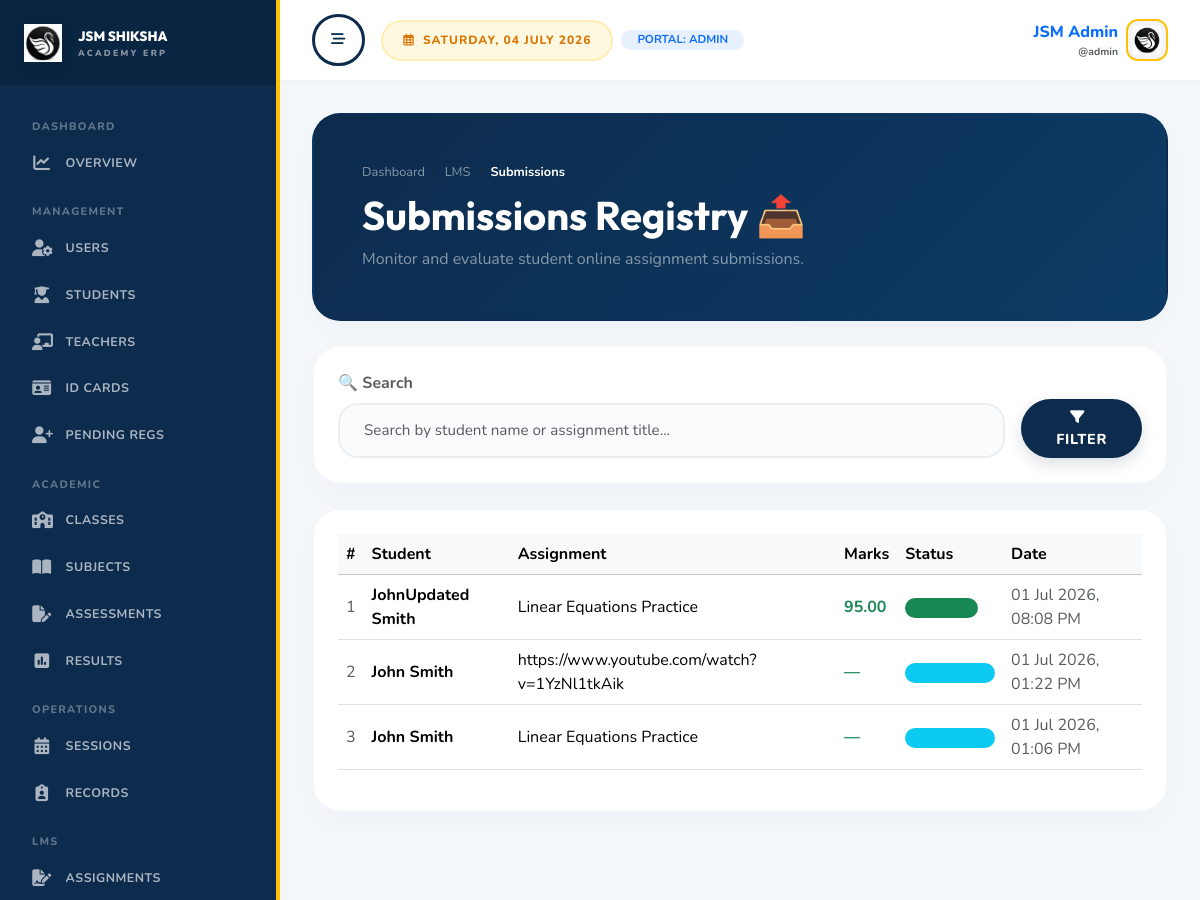
Before: /dashboard/admin/submissions/ (signed in, upper part) with the older database file.
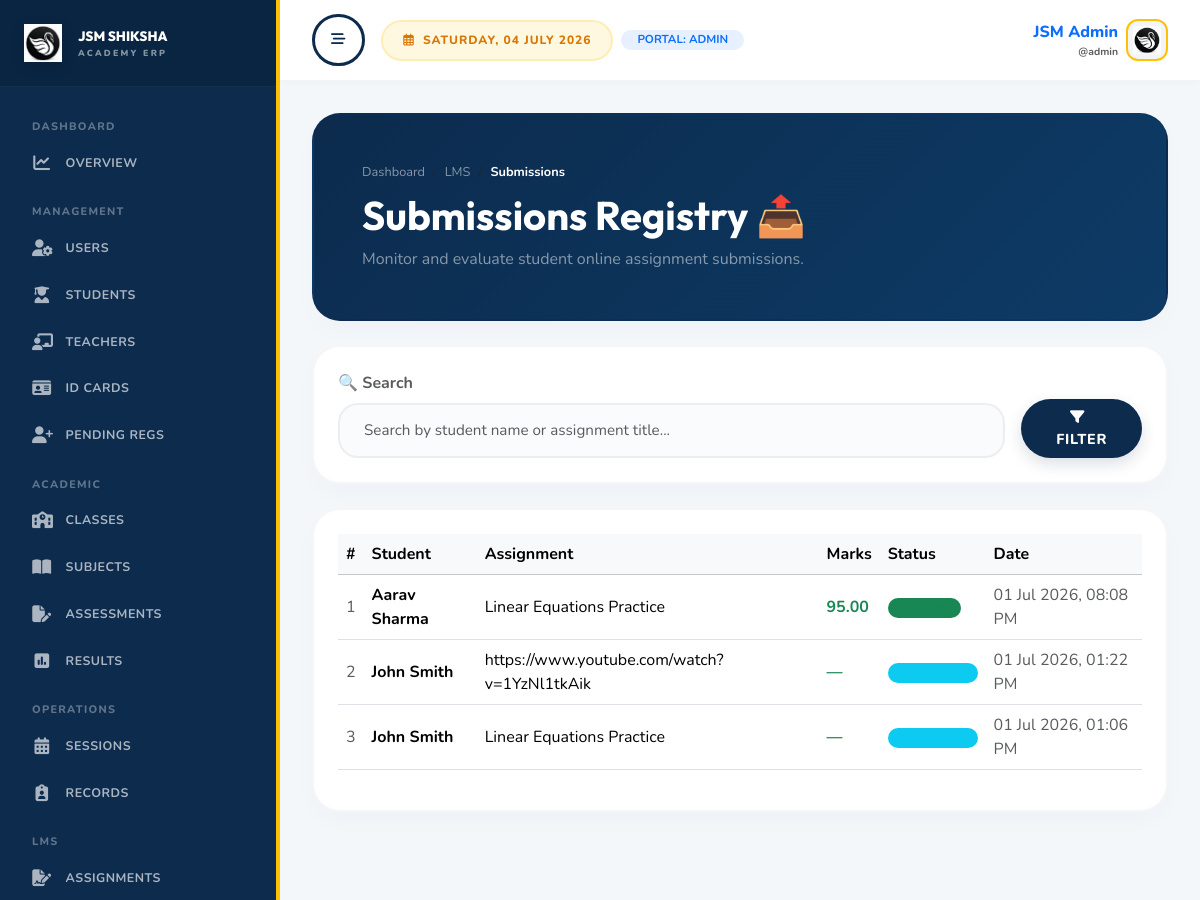
After: the same page with the newer database file.
### learning/models.py (models this page shows, shortened)
class AssignmentSubmission(models.Model):
    class Status(models.TextChoices):
        SUBMITTED = "submitted", "Submitted"
        GRADED = "graded", "Graded"
        RETURNED = "returned", "Returned"
    assignment = models.ForeignKey(Assignment, on_delete=models.CASCADE, related_name="submissions")
    student = models.ForeignKey("users.StudentProfile", on_delete=models.CASCADE, related_name="submissions")
    text_answer = models.TextField(blank=True)
    file = models.FileField(upload_to="assignment-submissions/", blank=True, null=True)
    submitted_at = models.DateTimeField(auto_now_add=True)
    grade = models.DecimalField(max_digits=6, decimal_places=2, blank=True, null=True)
    feedback = models.TextField(blank=True)
    status = models.CharField(max_length=20, choices=Status.choices, default=Status.SUBMITTED)
    updated_at = models.DateTimeField(auto_now=True)
    class Meta:
        constraints = [
            models.UniqueConstraint(
                fields=["assignment", "student"],
                name="unique_submission_per_assignment_student",
            )
        ]
        ordering = ["-submitted_at"]

class LearningResource(models.Model):
    classroom = models.ForeignKey("academics.ClassRoom", on_delete=models.CASCADE, related_name="%(class)s_resources")
    subject = models.ForeignKey("academics.Subject", on_delete=models.CASCADE, related_name="%(class)s_resources")
    teacher = models.ForeignKey(
        "users.TeacherProfile",
        on_delete=models.SET_NULL,
        related_name="%(class)s_resources",
        blank=True,
        null=True,
    )
    title = models.CharField(max_length=180)
    description = models.TextField(blank=True)
    is_published = models.BooleanField(default=True)
    published_at = models.DateTimeField(blank=True, null=True)
    created_at = models.DateTimeField(auto_now_add=True)
    updated_at = models.DateTimeField(auto_now=True)
    class Meta:
        abstract = True
        ordering = ["-created_at"]

class Assignment(LearningResource):
    class Status(models.TextChoices):
        DRAFT = "draft", "Draft"
        PUBLISHED = "published", "Published"
        CLOSED = "closed", "Closed"
    due_at = models.DateTimeField()
    attachment = models.FileField(upload_to="assignments/", blank=True, null=True)
    points = models.PositiveIntegerField(default=100)
    status = models.CharField(max_length=20, choices=Status.choices, default=Status.PUBLISHED)

### users/models.py (models this page shows, shortened)
class StudentProfile(models.Model):
    class Status(models.TextChoices):
        ACTIVE = "active", "Active"
        GRADUATED = "graduated", "Graduated"
        TRANSFERRED = "transferred", "Transferred"
        INACTIVE = "inactive", "Inactive"
    user = models.OneToOneField(User, on_delete=models.CASCADE, related_name="student_profile")
    admission_number = models.CharField(max_length=40, unique=True)
    roll_number = models.CharField(max_length=30, blank=True)
    classroom = models.ForeignKey(
        "academics.ClassRoom",
        on_delete=models.SET_NULL,
        related_name="students",
        blank=True,
        null=True,
    )
    date_of_birth = models.DateField(blank=True, null=True)
    guardian_name = models.CharField(max_length=120, blank=True)
    guardian_phone = models.CharField(max_length=20, blank=True)
    father_name = models.CharField(max_length=120, blank=True)
    mother_name = models.CharField(max_length=120, blank=True)
    emergency_contact = models.CharField(max_length=20, blank=True)
    house = models.CharField(max_length=80, blank=True)
    bus_route = models.CharField(max_length=80, blank=True)
    aadhaar_number = models.CharField(max_length=20, blank=True)
    blood_group = models.CharField(max_length=10, blank=True, null=True, default="")
    previous_school = models.CharField(max_length=150, blank=True, null=True, default="")
    admission_class = models.CharField(max_length=50, blank=True, null=True, default="")
    guardian_occupation = models.CharField(max_length=120, blank=True, null=True, default="")
    birth_certificate = models.FileField(upload_to="birth_certs/", blank=True, null=True)
    student_signature = models.ImageField(upload_to="student_signatures/", blank=True, null=True)
    religion = models.CharField(max_length=50, blank=True, null=True, default="")
    nationality = models.CharField(max_length=50, blank=True, null=True, default="Indian")
    transport = models.CharField(max_length=120, blank=True, null=True, default="")
    medical_notes = models.TextField(blank=True, null=True, default="")
    documents = models.FileField(upload_to="student_docs/", blank=True, null=True)
    status = models.CharField(max_length=20, choices=Status.choices, default=Status.ACTIVE)
    is_profile_complete = models.BooleanField(default=False)
    created_at = models.DateTimeField(auto_now_add=True)
    updated_at = models.DateTimeField(auto_now=True)

class User(AbstractUser):
    class Roles(models.TextChoices):
        ADMIN = "admin", "Admin"
        TEACHER = "teacher", "Teacher"
        STUDENT = "student", "Student"
    email = models.EmailField(unique=True)
    role = models.CharField(max_length=20, choices=Roles.choices, default=Roles.STUDENT)
    phone = models.CharField(max_length=20, blank=True)
    address = models.TextField(blank=True)
    bio = models.TextField(blank=True)
    avatar = models.ImageField(upload_to="avatars/", blank=True, null=True)
    is_verified = models.BooleanField(default=True)
    date_of_birth = models.DateField(blank=True, null=True)
    gender = models.CharField(max_length=20, blank=True)
    city = models.CharField(max_length=80, blank=True)
    state = models.CharField(max_length=80, blank=True)
    country = models.CharField(max_length=80, blank=True)
    pincode = models.CharField(max_length=20, blank=True)
    employee_id = models.CharField(max_length=40, blank=True)
    joining_date = models.DateField(blank=True, null=True)
    profile_visibility = models.BooleanField(default=True)
    email_notifications = models.BooleanField(default=True)
    system_notifications = models.BooleanField(default=True)
    theme = models.CharField(max_length=20, default="light")
    language = models.CharField(max_length=20, default="en")
    registration_status = models.CharField(
        max_length=20,
        choices=[('pending', 'Pending Approval'), ('approved', 'Approved'), ('rejected', 'Rejected')],
        default='approved'
    )
    approved_at = models.DateTimeField(blank=True, null=True)
    approved_by = models.ForeignKey(
        'self',
        on_delete=models.SET_NULL,
        blank=True,
        null=True,
        related_name='approved_users'
    )
    rejected_reason = models.TextField(blank=True)
    created_at = models.DateTimeField(auto_now_add=True)
    updated_at = models.DateTimeField(auto_now=True)
    @property
    def full_name(self):
        name = f"{self.first_name} {self.last_name}".strip()
        return name or self.username

### dashboard/views.py (the view)
# urls.py: path("dashboard/admin/submissions/", views.admin_submissions, name="admin_submissions"),
@login_required
def admin_submissions(request):
    if request.user.role != "admin":
        return redirect("dashboard_redirect")
    q = request.GET.get("q", "").strip()
    submissions = AssignmentSubmission.objects.all().select_related("student__user", "assignment").order_by("-submitted_at")
    if q:
        submissions = submissions.filter(Q(student__user__first_name__icontains=q) | Q(student__user__last_name__icontains=q) | Q(assignment__title__icontains=q))
    return render(request, "admin/submissions.html", {
        "submissions": submissions,
        "is_dashboard_view": True,
        "q": q
    })

### templates/admin/submissions.html (shortened to what this page needs)
{% extends "dashboard_base.html" %}
{% load static %}
{% block dashboard_content %}
<div class="premium-card p-4 p-md-5 mb-4 text-white" style="background: linear-gradient(135deg, #0c2b4d 0%, #0d3b66 100%);">
    <div class="row align-items-center">
        <div class="col-md-12">
            <nav aria-label="breadcrumb">
                <ol class="breadcrumb mb-2" style="font-size: 0.8rem;">
                    <li class="breadcrumb-item"><a href="{% url 'admin_overview' %}" class="text-white-50 text-decoration-none">Dashboard</a></li>
                    <li class="breadcrumb-item text-white-50" aria-current="page">LMS</li>
                    <li class="breadcrumb-item active text-white fw-bold" aria-current="page">Submissions</li>
                </ol>
            </nav>
            <h1 class="display-6 fw-bold text-white mb-2" style="font-family:'Outfit',sans-serif;">Submissions Registry 📤</h1>
            <p class="text-white-50 mb-0">Monitor and evaluate student online assignment submissions.</p>
        </div>
    </div>
</div>
<div class="premium-card p-4 bg-white mb-4">
    <form method="get" class="row g-3 align-items-end">
        <div class="col-md-10">
            <label class="form-label fw-bold text-xs uppercase text-muted" for="q">🔍 Search</label>
            <input type="text" name="q" id="q" value="{{ q|default:'' }}" class="form-control rounded-pill" placeholder="Search by student name or assignment title...">
        </div>
        <div class="col-md-2">
            <button type="submit" class="btn btn-premium-primary rounded-pill w-100 py-2"><i class="fa-solid fa-filter me-2"></i>Filter</button>
        </div>
    </form>
</div>
<div class="premium-card p-4 bg-white">
    <div class="table-responsive">
        <table class="table table-hover align-middle">
            <thead class="table-light">
                <tr>
                    <th>#</th>
                    <th>Student</th>
                    <th>Assignment</th>
                    <th>Marks</th>
                    <th>Status</th>
                    <th>Date</th>
                </tr>
            </thead>
            <tbody>
                {% for sub in submissions %}
                <tr>
                    <td class="text-muted">{{ forloop.counter }}</td>
                    <td class="fw-bold">{{ sub.student.user.full_name }}</td>
                    <td>{{ sub.assignment.title }}</td>
                    <td class="fw-bold text-success">{{ sub.grade|default:"—" }}</td>
                    <td>
                        {% if sub.status == 'graded' %}
                            <span class="badge bg-success bg-opacity-15 text-success rounded-pill fw-bold px-3 py-1">Graded</span>
                        {% elif sub.status == 'submitted' %}
                            <span class="badge bg-info bg-opacity-15 text-info rounded-pill fw-bold px-3 py-1">Submitted</span>
                        {% else %}
                            <span class="badge bg-warning bg-opacity-15 text-warning rounded-pill fw-bold px-3 py-1">Revision</span>
                        {% endif %}
                    </td>
                    <td class="text-muted">{{ sub.submitted_at|date:"d M Y, h:i A" }}</td>
                </tr>
                {% empty %}
                <tr><td colspan="6" class="text-center py-5 text-muted">No student submissions found.</td></tr>
                {% endfor %}
            </tbody>
        </table>
    </div>
</div>
{% endblock %}

Changed rows visible on the page:
changed through a linked row, AssignmentSubmission: student.user.full_name "JohnUpdated Smith" → "Aarav Sharma"
